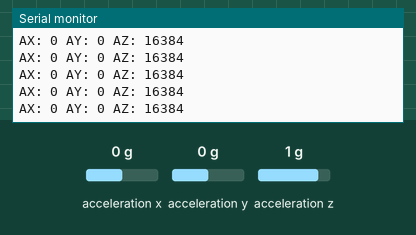
A program run on a simulated ESP32. On the bench: the last lines printed to the serial monitor. Wiring (inferred from the names in the program): MPU-6050 motion sensor at I2C address 0x68. Inputs (shaded band) come from the test bench; at power-on: acceleration x 0 g, acceleration y 0 g, acceleration z 1 g.

Above: at 1.2 s.
1.3 s: acceleration x set to -1.4 g
At 1.32 s:
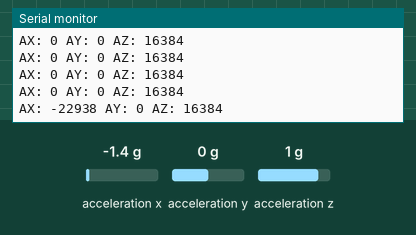
2.8 s: acceleration y set to -1.4 g
At 2.83 s:
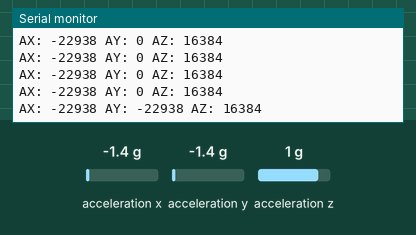
4.3 s: acceleration z set to -1.4 g
At 4.35 s:
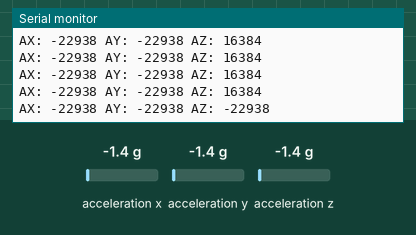

The program:

main.cpp
```cpp
#include <Arduino.h>
#include <Wire.h>

const int MPU = 0x68;

void setup() {
  Serial.begin(115200);
  Wire.begin(21, 22);

  Wire.beginTransmission(MPU);
  Wire.write(0x6B);
  Wire.write(0x00);
  Wire.endTransmission(true);

  Serial.println("MPU6050 initialized");
}

void loop() {
 Wire.beginTransmission(MPU);
 Wire.write(0x3B);
 Wire.endTransmission(false);
 Wire.requestFrom(MPU,6,true);

 int16_t ax =Wire.read() << 8 | Wire.read();
 int16_t ay =Wire.read() << 8 | Wire.read();
 int16_t az =Wire.read() << 8 | Wire.read();

 Serial.printf("AX: %d AY: %d AZ: %d\n",ax, ay, az);
 delay(100);
}
```

Measured:
- after the input at 1.3 s, the serial monitor: prints a new line at once (image 1)
- after the input at 2.8 s, the serial monitor: prints a new line at once (image 2)
- after the input at 4.3 s, the serial monitor: prints a new line at once (image 3)
